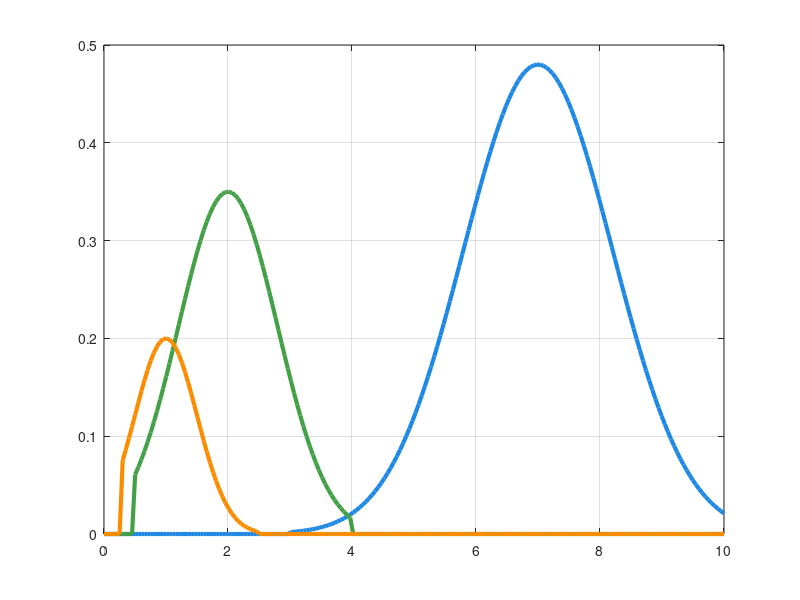

Source code (MATLAB): (Note: this script raises an error after producing the figure.)
function generate_cp_lambda_curves(varargin)
% GENERATE_CP_LAMBDA_CURVES - Create Figure 2.1 for Chapter 02
%
% Syntax:
%   generate_cp_lambda_curves('OutputPath', path, 'DPI', 600)
%
% Inputs:
%   OutputPath - Directory to save figures (default: 'docs/figures/generated/ch02')
%   DPI - Resolution in dots per inch (default: 600)
%   Format - Cell array of formats {'png', 'svg'} (default: {'png'})
%   ColorScheme - 'clinical' or 'standard' (default: 'clinical')

%% Parse inputs
p = inputParser;
addParameter(p, 'OutputPath', 'docs/figures/generated/ch02', @ischar);
addParameter(p, 'DPI', 600, @isnumeric);
addParameter(p, 'Format', {'png'}, @iscell);
addParameter(p, 'ColorScheme', 'clinical', @ischar);
parse(p, varargin{:});

output_path = p.Results.OutputPath;
dpi = p.Results.DPI;
formats = p.Results.Format;
color_scheme = p.Results.ColorScheme;

% Create output directory
if ~exist(output_path, 'dir')
    mkdir(output_path);
end

%% Define clinical color palette
colors = struct( ...
    'blue', [30, 136, 229]/255, ...      % #1E88E5
    'green', [67, 160, 71]/255, ...      % #43A047
    'red', [229, 57, 53]/255, ...        % #E53935
    'orange', [251, 140, 0]/255, ...     % #FB8C00
    'purple', [123, 31, 162]/255, ...    % #7B1FA2
    'gray_light', [224, 224, 224]/255, ...  % #E0E0E0
    'gray_med', [117, 117, 117]/255, ... % #757575
    'text', [33, 33, 33]/255 ...         % #212121
);

%% Generate data
lambda = linspace(0, 10, 200);

% HAWT (modern utility-scale)
cp_hawt = zeros(size(lambda));
for i = 1:length(lambda)
    if lambda(i) >= 3 && lambda(i) <= 10
        % Gaussian-like peak at λ=7, Cp=0.48
        cp_hawt(i) = 0.48 * exp(-((lambda(i) - 7)^2) / (2 * 1.2^2));
    end
end

% Helical/Darrieus VAWT (case study turbine: λ_opt=2.0, Cp_max=0.35)
cp_vawt = zeros(size(lambda));
for i = 1:length(lambda)
    if lambda(i) >= 0.5 && lambda(i) <= 4.0
        % Broader plateau, peak at λ=2.0
        cp_vawt(i) = 0.35 * exp(-((lambda(i) - 2.0)^2) / (2 * 0.8^2));
    end
end

% Savonius VAWT (low efficiency)
cp_savonius = zeros(size(lambda));
for i = 1:length(lambda)
    if lambda(i) >= 0.3 && lambda(i) <= 2.5
        cp_savonius(i) = 0.20 * exp(-((lambda(i) - 1.0)^2) / (2 * 0.5^2));
    end
end

%% Create figure (A4 landscape at 600 DPI)
fig = figure('Units', 'inches', 'Position', [0, 0, 11.69, 8.27]); % A4 landscape
set(fig, 'Color', 'w', 'Renderer', 'painters');

hold on; grid on; box on;

% Plot curves
plot(lambda, cp_hawt, '-', 'Color', colors.blue, 'LineWidth', 3, 'DisplayName', 'HAWT (C_{p,max} ≈ 0.45–0.50)');
plot(lambda, cp_vawt, '-', 'Color', colors.green, 'LineWidth', 3, 'DisplayName', 'Helical VAWT (C_{p,max} ≈ 0.30–0.38)');
plot(lambda, cp_savonius, '-', 'Color', colors.orange, 'LineWidth', 3, 'DisplayName', 'Savonius VAWT (C_{p,max} ≈ 0.15–0.25)');

% Betz limit
yline(0.593, '--', 'Color', colors.gray_med, 'LineWidth', 2, 'Label', 'Betz Limit', 'LabelHorizontalAlignment', 'left');

% Operating regions (shaded vertical bands)
region_alpha = 0.15;
patch([0, 1.0, 1.0, 0], [0, 0, 0.6, 0.6], colors.red, 'FaceAlpha', region_alpha, 'EdgeColor', 'none', 'HandleVisibility', 'off');
patch([1.5, 2.5, 2.5, 1.5], [0, 0, 0.6, 0.6], colors.green, 'FaceAlpha', region_alpha, 'EdgeColor', 'none', 'HandleVisibility', 'off');
patch([2.5, 3.5, 3.5, 2.5], [0, 0, 0.6, 0.6], colors.blue, 'FaceAlpha', region_alpha, 'EdgeColor', 'none', 'HandleVisibility', 'off');
patch([3.5, 10, 10, 3.5], [0, 0, 0.6, 0.6], colors.orange, 'FaceAlpha', region_alpha, 'EdgeColor', 'none', 'HandleVisibility', 'off');

% Labels and formatting
xlabel('Tip Speed Ratio λ = ωR/v_w', 'FontSize', 12, 'FontWeight', 'bold', 'Color', colors.text);
ylabel('Power Coefficient C_p = P_{turbine} / (0.5ρAv³)', 'FontSize', 12, 'FontWeight', 'bold', 'Color', colors.text);
title('Power Coefficient vs. Tip Speed Ratio for Common Turbine Architectures', 'FontSize', 14, 'FontWeight', 'bold');

xlim([0, 10]);
ylim([0, 0.65]);
set(gca, 'FontSize', 11, 'GridColor', colors.gray_light, 'GridAlpha', 0.5);

legend('Location', 'northeast', 'FontSize', 10);

%% Add region annotations
text(0.5, 0.58, 'Region I: Start-Up', 'Rotation', 90, 'FontSize', 9, 'FontStyle', 'italic', 'Color', colors.gray_med, 'HorizontalAlignment', 'center');
text(2.0, 0.58, 'Region II: MPPT', 'Rotation', 90, 'FontSize', 9, 'FontStyle', 'italic', 'Color', colors.gray_med, 'HorizontalAlignment', 'center');
text(3.0, 0.58, 'Region III: Regulation', 'Rotation', 90, 'FontSize', 9, 'FontStyle', 'italic', 'Color', colors.gray_med, 'HorizontalAlignment', 'center');
text(5.0, 0.58, 'Region IV: Braking', 'Rotation', 90, 'FontSize', 9, 'FontStyle', 'italic', 'Color', colors.gray_med, 'HorizontalAlignment', 'center');

%% Save in requested formats
base_filename = 'ch02_fig01_cp_lambda_comparison';

for i = 1:length(formats)
    fmt = formats{i};
    filepath = fullfile(output_path, [base_filename, '.', fmt]);
    
    switch lower(fmt)
        case 'png'
            print(fig, filepath, '-dpng', sprintf('-r%d', dpi));
        case 'svg'
            print(fig, filepath, '-dsvg');
        case 'pdf'
            print(fig, filepath, '-dpdf');
        otherwise
            warning('Unsupported format: %s', fmt);
    end
    
    fprintf('✓ Saved: %s\n', filepath);
end

close(fig);

fprintf('Figure 2.1 generation complete!\n');

end
